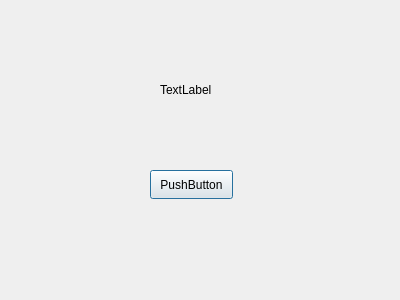
<?xml version="1.0" encoding="UTF-8"?>
<ui version="4.0">
 <class>nextLevel</class>
 <widget class="QDialog" name="nextLevel">
  <property name="geometry">
   <rect>
    <x>0</x>
    <y>0</y>
    <width>400</width>
    <height>300</height>
   </rect>
  </property>
  <property name="windowTitle">
   <string>Dialog</string>
  </property>
  <widget class="QLabel" name="text">
   <property name="geometry">
    <rect>
     <x>160</x>
     <y>80</y>
     <width>63</width>
     <height>20</height>
    </rect>
   </property>
   <property name="text">
    <string>TextLabel</string>
   </property>
  </widget>
  <widget class="QPushButton" name="continueButton">
   <property name="geometry">
    <rect>
     <x>150</x>
     <y>170</y>
     <width>83</width>
     <height>29</height>
    </rect>
   </property>
   <property name="text">
    <string>PushButton</string>
   </property>
  </widget>
  <widget class="QLabel" name="backgroundLabel">
   <property name="geometry">
    <rect>
     <x>20</x>
     <y>20</y>
     <width>361</width>
     <height>261</height>
    </rect>
   </property>
   <property name="text">
    <string/>
   </property>
  </widget>
  <zorder>backgroundLabel</zorder>
  <zorder>text</zorder>
  <zorder>continueButton</zorder>
 </widget>
 <resources/>
 <connections/>
</ui>
